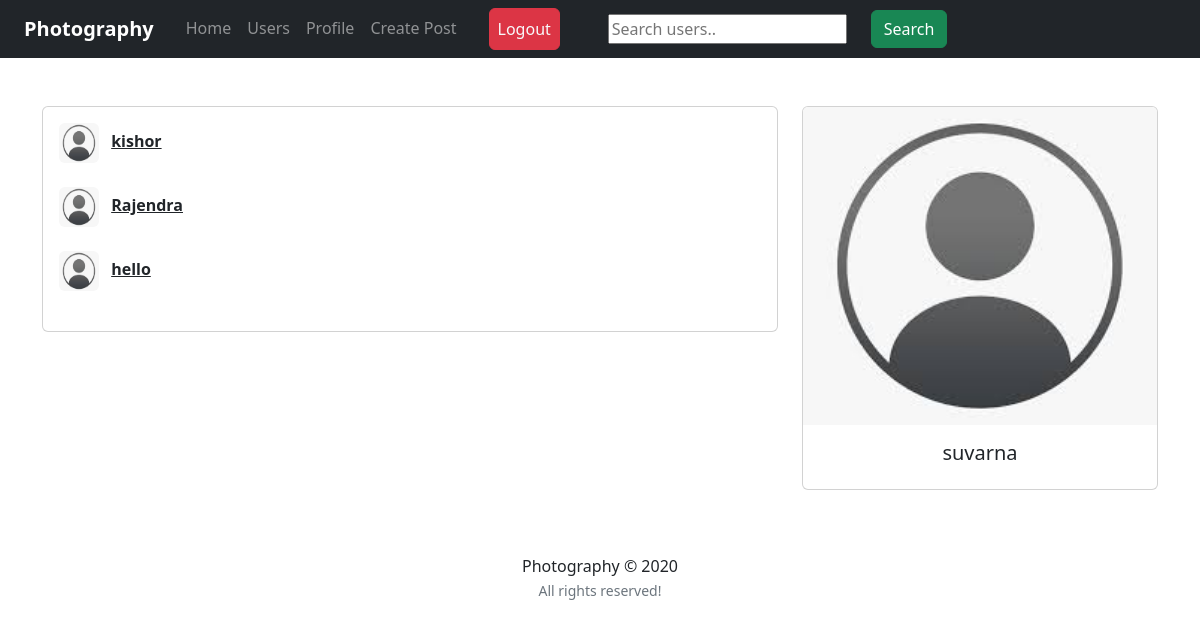
Page /users/ (signed in) on the committed database.
### users/models.py (models this page shows)
class Profile(models.Model):
	user = models.OneToOneField(User, on_delete=models.CASCADE)
	image = models.ImageField(default='default.png', upload_to='profile_pics')
	slug = AutoSlugField(populate_from='user')
	bio = models.CharField(max_length=255, blank=True)
	def __str__(self):
		return str(self.user.username)
	def get_absolute_url(self):
		return "/users/{}".format(self.slug)

### users/views.py (the view)
# urls.py: path('users/', user_views.users_list, name='users_list'),
@login_required
def users_list(request):
    users = Profile.objects.exclude(user=request.user)
    context = {
        'users': users
    }
    return render(request, "users/users_list.html", context)

### templates/users/users_list.html (shortened to what this page needs)
{% extends "feed/layout.html" %} {% load static %}
{% block searchform %}
<form class="form-inline my-2 my-lg-0 ml-5" action="{% url 'search_users' %}" method="get">
    <input name="q" type="text" placeholder="Search users.." />
    <button class="btn btn-success my-2 my-sm-0 ml-4" type="submit">
        Search
    </button>
</form>
{% endblock searchform %}
{% block content %}
<div class="container">
    <div class="row">
        <div class="col-md-8">
            {% if users %}
            <div class="card card-signin my-5">
                <div class="card-body">
                    {% for user_p in users %}
                    <a href="{{ user_p.get_absolute_url }}"><img src="{{ user_p.image.url }}" class="rounded mr-2"
                            width="40" height="40" alt="" /></a>
                    <a class="text-dark" href="{{ user_p.get_absolute_url }}"><b>{{ user_p }}</b></a>
                    <br /><br />
                    {% endfor %}
                </div>
            </div>
            {% else %}
            <h5><i>No new people to add now! Please come back later!</i></h5>
            {% endif %}
        </div>
        <div class="col-md-4">
            <div class="card card-signin my-5">
                <a href="{{ request.user.profile.get_absolute_url }}"><img class="card-img-top"
                        src="{{ request.user.profile.image.url }}" alt="" /></a>
                <div class="card-body">
                    <h5 class="card-title text-center">{{ request.user }}</h5>
                </div>
            </div>
        </div>
    </div>
{% endblock content %}

### rows in the picture
Profile: image (placeholder picture), user.username "kishor"
Profile: image (placeholder picture), user.username "Rajendra"
Profile: image (placeholder picture), user.username "hello"

### other values in the picture
{{ request.user }} "suvarna"
